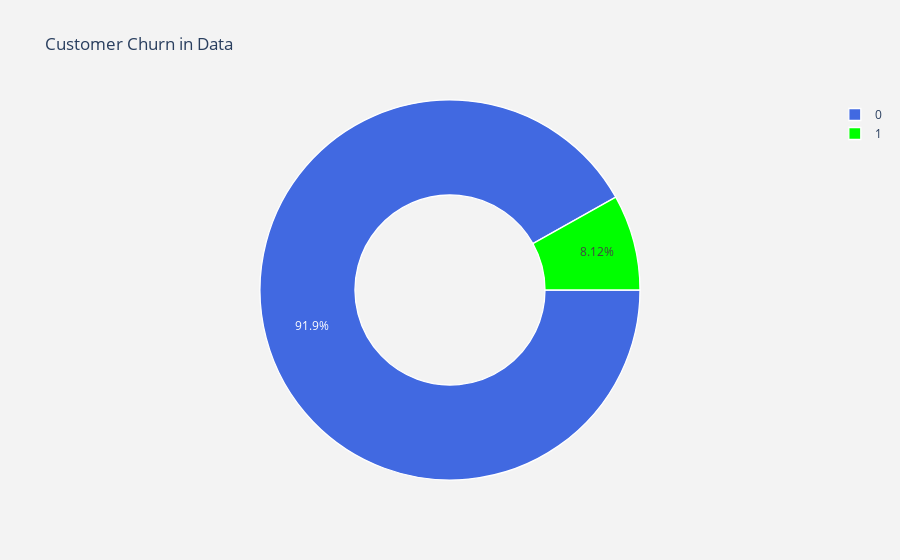

The notebook cell this image was saved under:
### Markdown cell above
### Let's impute categorical and numerical columns before we proceed.

### Code cell
#labels
lab = telecom_churn_high_val_cust_df["churn"].value_counts().keys().tolist()
#values
val = telecom_churn_high_val_cust_df["churn"].value_counts().values.tolist()

trace = go.Pie(labels = lab ,
               values = val ,
               marker = dict(colors =  [ 'royalblue' ,'lime'],
                             line = dict(color = "white",
                                         width =  1.3)
                            ),
               rotation = 90,
               hoverinfo = "label+value+text",
               hole = .5
              )
layout = go.Layout(dict(title = "Customer Churn in Data",
                        plot_bgcolor  = "rgb(243,243,243)",
                        paper_bgcolor = "rgb(243,243,243)",
                       )
                  )

data = [trace]
fig = go.Figure(data = data,layout = layout)
py.iplot(fig)

### Figure 1 — Plotly figure (JSON) as saved in the notebook; plotly's stock layout.template omitted (floating-point values rounded to 4 significant figures)
{"data": [{"hole": 0.5, "hoverinfo": "label+value+text", "labels": [0, 1], "marker": {"colors": ["royalblue", "lime"], "line": {"color": "white", "width": 1.3}}, "rotation": 90, "type": "pie", "values": [27520, 2433]}], "layout": {"paper_bgcolor": "rgb(243,243,243)", "plot_bgcolor": "rgb(243,243,243)", "title": {"text": "Customer Churn in Data"}}}
